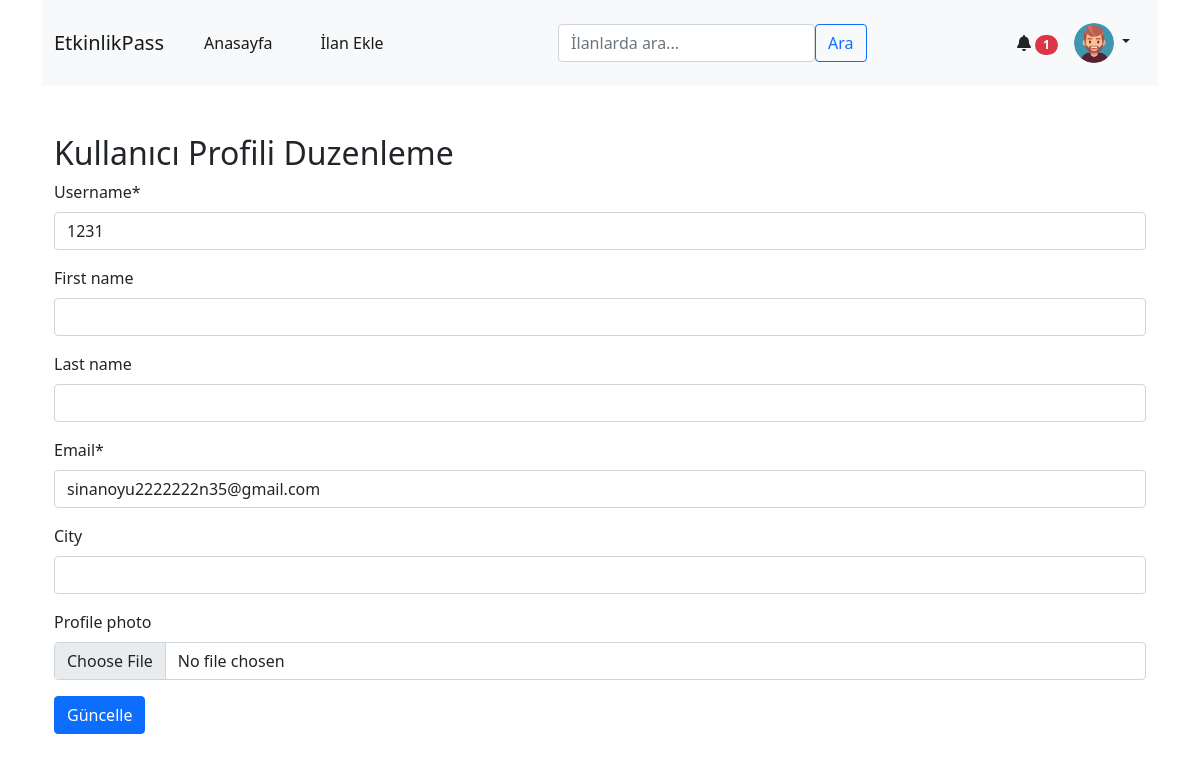
The page /user/profile_edit/ (signed in) on the database its author committed.
### user/models.py (models this page shows)
class CustomUser(AbstractUser):
    email = models.EmailField(unique=True)
    username = models.CharField(max_length=30, unique=True)
    first_name = models.CharField(max_length=30, blank=True)
    last_name = models.CharField(max_length=30, blank=True)
    city = models.CharField(max_length=30, blank=True)
    is_admin = models.BooleanField(default=False)
    is_active = models.BooleanField(default=True)
    is_staff = models.BooleanField(default=False)
    is_superuser = models.BooleanField(default=False)
    password = models.CharField(max_length=30, blank=False )
    profile_photo = models.ImageField(upload_to='profile_photos/', null=True, blank=True)
    favorites = models.ManyToManyField('advert.Advert', related_name='favorited_by', blank=True)

### user/views.py (the view)
# urls.py: path('profile_edit/', views.profile_edit, name='profile_edit'),
@login_required
def profile_edit(request):
    if request.method == 'POST':
        form = UserProfileForm(request.POST, request.FILES, instance=request.user)
        if form.is_valid():
            form.save()
            messages.success(request, 'Profiliniz başarıyla güncellendi.')
    else:
        form = UserProfileForm(instance=request.user)
    context = {
        'form': form
    }
    return render(request, "profile_edit.html", context)

### user/forms.py
class UserProfileForm(forms.ModelForm):
    class Meta:
        model = CustomUser
        fields = ['username', 'first_name', 'last_name', 'email', 'city', 'profile_photo']
        widgets = {
            'profile_photo': forms.FileInput(),
        }
    def __init__(self, *args, **kwargs):
        super(UserProfileForm, self).__init__(*args, **kwargs)
        self.fields['username'].widget.attrs.update({'class': 'form-control'})

### core/context_processors.py (called while the page is built)
def unread_message_count(request):
    total_unread_count = 0
    if request.user.is_authenticated:
        total_unread_count = 0
        user = CustomUser.objects.get(id=request.user.id)
    else:
        total_unread_count = 0
        return {'unread_message_count': total_unread_count}
    all_inboxes = Inbox.objects.filter(Q(sender=user) | Q(receiver=user))
    for inbox in all_inboxes:
        all_messages = Message.objects.filter(inbox=inbox)
        for message in all_messages:
            if message.sender != user and message.is_read is False:
                total_unread_count += 1
    return {'unread_message_count': total_unread_count}

### templates/profile_edit.html (shortened to what this page needs)
{% extends 'layout.html' %}
{% load static %}
{% load crispy_forms_tags %}
{% block head %}
<link rel="stylesheet" href="{% static 'css/login.css' %}">
{% endblock %}
{% block body %}
<div class="container">
    <h2>Kullanıcı Profili Duzenleme</h2>
    <form method="post" enctype="multipart/form-data">
        {{ form|crispy }}
        <button type="submit" class="btn btn-primary">Güncelle</button>
    </form>
</div>
{% endblock %}

### templates/includes/navbar.html (shortened to what this page needs)
<nav class="navbar navbar-expand-lg navbar-light bg-light mb-5 ">
  <div class="container">
    <a class="navbar-brand mt-2 mt-lg-0" href="{% url 'index' %}">
      EtkinlikPass
    </a>
    <div class="collapse navbar-collapse" id="navbarSupportedContent">
        <ul class="navbar-nav">
          <li class="nav-item">
            <a class="nav-link active mx-3" href="{% url 'index' %}">Anasayfa</a>
          </li>
          {% if request.user.is_authenticated %}
          <li class="nav-item">
            <a class="nav-link active mx-3" href="{% url 'advert:addadvert' %}">İlan Ekle</a>
          </li>
          {% endif %}
        </ul>
        <form action="{% url 'index' %}" method="get" class="d-flex form-inline mx-auto pt-3">
          <input class="form-control" type="text" name="keyword" placeholder="İlanlarda ara...">
          <button class="btn btn-outline-primary" type="submit">Ara</button>
        </form>
    </div>
    {% if request.user.is_authenticated %}
     <div class="d-flex align-items-center">
      <div class="dropdown">
        <a class="text-reset me-3" href="{% url 'chat:inbox' %}" style="text-decoration: none;">
          <i class="fas fa-bell"></i>
          <span class="badge rounded-pill badge-notification bg-danger">{{ unread_message_count }}</span>
        </a>
      </div>
      <div class="dropdown">
        <a id="navbarDropdownMenuLink2" class="text-reset me-3 dropdown-toggle hidden-arrow" href="#" role="button" data-toggle="dropdown" aria-expanded="false" style="text-decoration: none;">
          <img class="navbar-profile-photo" src="{% if user.profile_photo %}{{ user.profile_photo.url }}{% else %}/media/profile_photos/DefaultProfileIcon.png{% endif %}" alt="Kullanıcı Profil Fotoğrafı">
        </a>
      </div>
    </div>
    {% endif %}
  </div>
</nav>

### static/css/custom.css (style rules this page uses)
a { text-decoration: none; color: unset; }
.navbar-profile-photo { width: 40px; height: 40px; border-radius: 50%; object-fit: cover; object-position: center; }

### rows shown on the page
CustomUser: profile_photo (placeholder picture), username "1231", email "sinanoyu2222222n35@gmail.com"

### other values the page prints
{{ unread_message_count }} "1"
